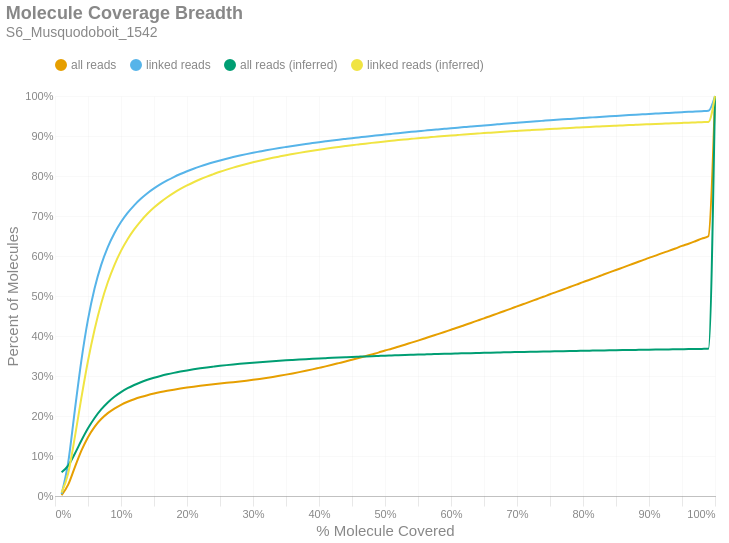

Notebook source saved alongside this figure:
### Markdown cell above
### Molecule Read Coverage
This chart shows molecule coverage breadth as computed by the number of bases aligned to that molecule. In other words, "*how much of each unique long molecule is actually sequenced/aligned?*" Keep in mind there is a distinction between sequences and alignments, since some sequences belonging to a particular molecule may not align well and wouldn't appear in the alignment data. This chart also shows molecule coverage breadth as computed by the *inferred fragment* from which the aligned sequences originate. Unlike read coverage, this calculation takes into account the total insert size, including unsequenced gaps between the forward and reverse reads. Like the previous figures, these are cumulative percents.

### Code cell
if SKIPLR:
    print_html(f"Skipped")
else:
    binned_df = consolidated_hist(valids['coverage_bp'], mask, 0.01, True)
    binned_df_inf = consolidated_hist(valids['coverage_inserts'], mask, 0.01, True)
    binned_df = binned_df.with_columns(pl.lit(binned_df_inf['all reads (cumsum)']).alias('all reads (inferred)'))
    binned_df = binned_df.with_columns(pl.lit(binned_df_inf['linked reads (cumsum)']).alias('linked reads (inferred)'))
    binned_df = binned_df.with_columns(
        (pl.col('bin').cast(pl.Float64) + 0.01).alias('right_edge')
    )

    with SafeRender(binned_df):
        (
            density_plot(binned_df, 'Molecule Coverage Breadth', samplename, 'molcov', ['all reads (inferred)','linked reads (inferred)'])
            .encode(
                #x=alt.X('bin:Q', title="% Molecule Covered").axis(format = '%').scale(padding=0),
                x=alt.X('right_edge:Q', title="% Molecule Covered").axis(format='%').scale(padding=0),
                y=alt.Y('value:Q', title='Percent of Molecules')
                    .axis(format='%')
                    .stack(False)
                    .scale(domainMin=0, padding=0),
                color=alt.Color("key:N").scale(domain = ["all reads", "linked reads", "all reads (inferred)", "linked reads (inferred)"]),
                tooltip = [
                    alt.Tooltip("key:N", title = "Data Type"),
                    alt.Tooltip("range_label:N", title="% Molecule Covered"),
                    alt.Tooltip("value:Q", format = ".2%", title="% Molecules")
                ]
            )
        ).display()

### Figure 1 — Vega-Lite specification as saved in the notebook (floating-point values rounded to 4 significant figures)
{"width": "container", "height": 400, "config": {"title": {"anchor": "start", "dy": -15, "fontSize": 18, "color": "#888888", "subtitleColor": "#888888", "subtitleFontSize": 14}, "arc": {"fill": "#0072B2"}, "axis": {"domainColor": "#888888", "domainWidth": 0.5, "gridWidth": 0.2, "grid": false, "titleFontWeight": 400, "titleFontSize": 15, "labelFontSize": 11, "labelColor": "#888888", "tickColor": "#888888", "tickWidth": 0.2, "titleColor": "#888888"}, "axisBand": {"grid": false}, "axisX": {"grid": true, "tickSize": 10, "domainCap": "round"}, "axisY": {"domain": false, "grid": true, "tickSize": 0, "domainCap": "round"}, "background": "transparent", "header": {"labelFontSize": 15, "labelColor": "#888888", "titleFontSize": 15, "titleFontWeight": 600, "titleColor": "#888888"}, "legend": {"labelFont": "sans-serif", "labelFontSize": 12, "labelColor": "#888888", "symbolSize": 100, "symbolType": "circle", "titleFontSize": 12, "titlePadding": 10, "titleColor": "#888888", "title": null, "orient": "top"}, "range": {"category": ["#E69F00", "#56B4E9", "#009E73", "#F0E442", "#0072B2", "#D55E00", "#CC79A7", "#000000"], "diverging": ["#cfe8f3", "#a2d4ec", "#73bfe2", "#46abdb", "#1696d2", "#12719e"]}, "area": {"fill": "#0072B2", "fillOpacity": 0.7, "line": true, "strokeOpacity": 0.7}, "line": {"color": "#0072B2", "stroke": "#0072B2", "strokeWidth": 2}, "trail": {"color": "#0072B2", "stroke": "#0072B2", "strokeWidth": 0, "size": 1}, "point": {"filled": true, "fillOpacity": 1.0, "size": 95}, "text": {"color": "#888888", "fontSize": 11, "align": "right", "fontWeight": 400, "size": 11}, "bar": {"fill": "#0072B2", "stroke": null}, "view": {"stroke": null, "continuousWidth": 660, "continuousHeight": 400}}, "data": {"name": "data-d92e855524b83325aaf13bb131a9eb74"}, "mark": {"type": "line", "interpolate": "monotone", "point": {"opacity": 0, "size": 275}}, "encoding": {"color": {"field": "key", "scale": {"domain": ["all reads", "linked reads", "all reads (inferred)", "linked reads (inferred)"]}, "type": "nominal"}, "tooltip": [{"field": "key", "title": "Data Type", "type": "nominal"}, {"field": "range_label", "title": "% Molecule Covered", "type": "nominal"}, {"field": "value", "format": ".2%", "title": "% Molecules", "type": "quantitative"}], "x": {"axis": {"format": "%"}, "field": "right_edge", "scale": {"padding": 0}, "title": "% Molecule Covered", "type": "quantitative"}, "y": {"axis": {"format": "%"}, "field": "value", "scale": {"domainMin": 0, "padding": 0}, "stack": false, "title": "Percent of Molecules", "type": "quantitative"}}, "params": [{"name": "param_c36ac31b6afebe62", "select": {"type": "point", "fields": ["key"]}, "bind": "legend"}], "title": {"text": "Molecule Coverage Breadth", "subtitle": "S6_Musquodoboit_1542"}, "transform": [{"fold": ["all reads (cumsum)", "linked reads (cumsum)", "all reads (inferred)", "linked reads (inferred)"]}, {"calculate": "replace(datum.key, ' (cumsum)', '')", "as": "key"}, {"filter": {"param": "param_c36ac31b6afebe62"}}], "usermeta": {"embedOptions": {"downloadFileName": "S6_Musquodoboit_1542.molcov"}}, "$schema": "https://vega.github.io/schema/vega-lite/v6.1.0.json", "datasets": {"data-d92e855524b83325aaf13bb131a9eb74": [{"bin": "0.0", "interval": "0.0-0.01", "all reads": 0.001869, "linked reads": 0.004857, "all reads (cumsum)": 0.001869, "linked reads (cumsum)": 0.004857, "range_label": "0.0-0.01", "all reads (inferred)": 0.05933, "linked reads (inferred)": 0.008634, "right_edge": 0.01}, {"bin": "0.01", "interval": "0.01-0.02", "all reads": 0.02661, "linked reads": 0.07888, "all reads (cumsum)": 0.02848, "linked reads (cumsum)": 0.08374, "range_label": "0.01-0.02", "all reads (inferred)": 0.0759, "linked reads (inferred)": 0.05703, "right_edge": 0.02}, {"bin": "0.02", "interval": "0.02-0.03", "all reads": 0.04321, "linked reads": 0.13, "all reads (cumsum)": 0.07169, "linked reads (cumsum)": 0.2137, "range_label": "0.02-0.03", "all reads (inferred)": 0.1057, "linked reads (inferred)": 0.1465, "right_edge": 0.03}, {"bin": "0.03", "interval": "0.03-0.04", "all reads": 0.04157, "linked reads": 0.1255, "all reads (cumsum)": 0.1133, "linked reads (cumsum)": 0.3392, "range_label": "0.03-0.04", "all reads (inferred)": 0.1386, "linked reads (inferred)": 0.2458, "right_edge": 0.04}, {"bin": "0.04", "interval": "0.04-0.05", "all reads": 0.03385, "linked reads": 0.1023, "all reads (cumsum)": 0.1471, "linked reads (cumsum)": 0.4415, "range_label": "0.04-0.05", "all reads (inferred)": 0.1691, "linked reads (inferred)": 0.3382, "right_edge": 0.05}, {"bin": "0.05", "interval": "0.05-0.06", "all reads": 0.02581, "linked reads": 0.07788, "all reads (cumsum)": 0.1729, "linked reads (cumsum)": 0.5194, "range_label": "0.05-0.06", "all reads (inferred)": 0.1949, "linked reads (inferred)": 0.4164, "right_edge": 0.06}, {"bin": "0.06", "interval": "0.06-0.07", "all reads": 0.01941, "linked reads": 0.05851, "all reads (cumsum)": 0.1923, "linked reads (cumsum)": 0.5779, "range_label": "0.06-0.07", "all reads (inferred)": 0.2164, "linked reads (inferred)": 0.4813, "right_edge": 0.07}, {"bin": "0.07", "interval": "0.07-0.08", "all reads": 0.01479, "linked reads": 0.0445, "all reads (cumsum)": 0.2071, "linked reads (cumsum)": 0.6224, "range_label": "0.07-0.08", "all reads (inferred)": 0.2338, "linked reads (inferred)": 0.5343, "right_edge": 0.08}, {"bin": "0.08", "interval": "0.08-0.09", "all reads": 0.01154, "linked reads": 0.0347, "all reads (cumsum)": 0.2187, "linked reads (cumsum)": 0.6571, "range_label": "0.08-0.09", "all reads (inferred)": 0.2481, "linked reads (inferred)": 0.5773, "right_edge": 0.09}, {"bin": "0.09", "interval": "0.09-0.1", "all reads": 0.009264, "linked reads": 0.02777, "all reads (cumsum)": 0.2279, "linked reads (cumsum)": 0.6849, "range_label": "0.09-0.1", "all reads (inferred)": 0.2598, "linked reads (inferred)": 0.6128, "right_edge": 0.1}, {"bin": "0.1", "interval": "0.1-0.11", "all reads": 0.007611, "linked reads": 0.02279, "all reads (cumsum)": 0.2355, "linked reads (cumsum)": 0.7077, "range_label": "0.1-0.11", "all reads (inferred)": 0.2694, "linked reads (inferred)": 0.6419, "right_edge": 0.11}, {"bin": "0.11", "interval": "0.11-0.12", "all reads": 0.006382, "linked reads": 0.01905, "all reads (cumsum)": 0.2419, "linked reads (cumsum)": 0.7267, "range_label": "0.11-0.12", "all reads (inferred)": 0.2775, "linked reads (inferred)": 0.6665, "right_edge": 0.12}, {"bin": "0.12", "interval": "0.12-0.13", "all reads": 0.005443, "linked reads": 0.01623, "all reads (cumsum)": 0.2474, "linked reads (cumsum)": 0.7429, "range_label": "0.12-0.13", "all reads (inferred)": 0.2845, "linked reads (inferred)": 0.6874, "right_edge": 0.13}, {"bin": "0.13", "interval": "0.13-0.14", "all reads": 0.004689, "linked reads": 0.01393, "all reads (cumsum)": 0.252, "linked reads (cumsum)": 0.7569, "range_label": "0.13-0.14", "all reads (inferred)": 0.2905, "linked reads (inferred)": 0.7055, "right_edge": 0.14}, {"bin": "0.14", "interval": "0.14-0.15", "all reads": 0.004096, "linked reads": 0.0121, "all reads (cumsum)": 0.2561, "linked reads (cumsum)": 0.769, "range_label": "0.14-0.15", "all reads (inferred)": 0.2957, "linked reads (inferred)": 0.7212, "right_edge": 0.15}, {"bin": "0.15", "interval": "0.15-0.16", "all reads": 0.003614, "linked reads": 0.01064, "all reads (cumsum)": 0.2598, "linked reads (cumsum)": 0.7796, "range_label": "0.15-0.16", "all reads (inferred)": 0.3002, "linked reads (inferred)": 0.7348, "right_edge": 0.16}, {"bin": "0.16", "interval": "0.16-0.17", "all reads": 0.003198, "linked reads": 0.009322, "all reads (cumsum)": 0.263, "linked reads (cumsum)": 0.7889, "range_label": "0.16-0.17", "all reads (inferred)": 0.3042, "linked reads (inferred)": 0.7469, "right_edge": 0.17}, {"bin": "0.17", "interval": "0.17-0.18", "all reads": 0.00293, "linked reads": 0.008485, "all reads (cumsum)": 0.2659, "linked reads (cumsum)": 0.7974, "range_label": "0.17-0.18", "all reads (inferred)": 0.3078, "linked reads (inferred)": 0.7578, "right_edge": 0.18}, {"bin": "0.18", "interval": "0.18-0.19", "all reads": 0.002653, "linked reads": 0.007582, "all reads (cumsum)": 0.2685, "linked reads (cumsum)": 0.805, "range_label": "0.18-0.19", "all reads (inferred)": 0.3111, "linked reads (inferred)": 0.7675, "right_edge": 0.19}, {"bin": "0.19", "interval": "0.19-0.2", "all reads": 0.002451, "linked reads": 0.006909, "all reads (cumsum)": 0.271, "linked reads (cumsum)": 0.8119, "range_label": "0.19-0.2", "all reads (inferred)": 0.314, "linked reads (inferred)": 0.7764, "right_edge": 0.2}, {"bin": "0.2", "interval": "0.2-0.21", "all reads": 0.002271, "linked reads": 0.00633, "all reads (cumsum)": 0.2733, "linked reads (cumsum)": 0.8182, "range_label": "0.2-0.21", "all reads (inferred)": 0.3167, "linked reads (inferred)": 0.7844, "right_edge": 0.21}, {"bin": "0.21", "interval": "0.21-0.22", "all reads": 0.00211, "linked reads": 0.005745, "all reads (cumsum)": 0.2754, "linked reads (cumsum)": 0.824, "range_label": "0.21-0.22", "all reads (inferred)": 0.3191, "linked reads (inferred)": 0.7918, "right_edge": 0.22}, {"bin": "0.22", "interval": "0.22-0.23", "all reads": 0.002004, "linked reads": 0.00538, "all reads (cumsum)": 0.2774, "linked reads (cumsum)": 0.8293, "range_label": "0.22-0.23", "all reads (inferred)": 0.3214, "linked reads (inferred)": 0.7985, "right_edge": 0.23}, {"bin": "0.23", "interval": "0.23-0.24", "all reads": 0.001883, "linked reads": 0.004941, "all reads (cumsum)": 0.2793, "linked reads (cumsum)": 0.8343, "range_label": "0.23-0.24", "all reads (inferred)": 0.3234, "linked reads (inferred)": 0.8047, "right_edge": 0.24}, {"bin": "0.24", "interval": "0.24-0.25", "all reads": 0.001818, "linked reads": 0.00462, "all reads (cumsum)": 0.2811, "linked reads (cumsum)": 0.8389, "range_label": "0.24-0.25", "all reads (inferred)": 0.3254, "linked reads (inferred)": 0.8107, "right_edge": 0.25}, {"bin": "0.25", "interval": "0.25-0.26", "all reads": 0.001757, "linked reads": 0.004339, "all reads (cumsum)": 0.2828, "linked reads (cumsum)": 0.8432, "range_label": "0.25-0.26", "all reads (inferred)": 0.3272, "linked reads (inferred)": 0.816, "right_edge": 0.26}, {"bin": "0.26", "interval": "0.26-0.27", "all reads": 0.001721, "linked reads": 0.004015, "all reads (cumsum)": 0.2846, "linked reads (cumsum)": 0.8473, "range_label": "0.26-0.27", "all reads (inferred)": 0.3289, "linked reads (inferred)": 0.821, "right_edge": 0.27}, {"bin": "0.27", "interval": "0.27-0.28", "all reads": 0.001805, "linked reads": 0.003807, "all reads (cumsum)": 0.2864, "linked reads (cumsum)": 0.8511, "range_label": "0.27-0.28", "all reads (inferred)": 0.3304, "linked reads (inferred)": 0.8256, "right_edge": 0.28}, {"bin": "0.28", "interval": "0.28-0.29", "all reads": 0.00195, "linked reads": 0.003628, "all reads (cumsum)": 0.2883, "linked reads (cumsum)": 0.8547, "range_label": "0.28-0.29", "all reads (inferred)": 0.3319, "linked reads (inferred)": 0.83, "right_edge": 0.29}, {"bin": "0.29", "interval": "0.29-0.3", "all reads": 0.002106, "linked reads": 0.003359, "all reads (cumsum)": 0.2904, "linked reads (cumsum)": 0.8581, "range_label": "0.29-0.3", "all reads (inferred)": 0.3333, "linked reads (inferred)": 0.8342, "right_edge": 0.3}, {"bin": "0.3", "interval": "0.3-0.31", "all reads": 0.002242, "linked reads": 0.003135, "all reads (cumsum)": 0.2927, "linked reads (cumsum)": 0.8612, "range_label": "0.3-0.31", "all reads (inferred)": 0.3346, "linked reads (inferred)": 0.8381, "right_edge": 0.31}, {"bin": "0.31", "interval": "0.31-0.32", "all reads": 0.002461, "linked reads": 0.003108, "all reads (cumsum)": 0.2951, "linked reads (cumsum)": 0.8643, "range_label": "0.31-0.32", "all reads (inferred)": 0.3358, "linked reads (inferred)": 0.8418, "right_edge": 0.32}, {"bin": "0.32", "interval": "0.32-0.33", "all reads": 0.002641, "linked reads": 0.002915, "all reads (cumsum)": 0.2978, "linked reads (cumsum)": 0.8672, "range_label": "0.32-0.33", "all reads (inferred)": 0.337, "linked reads (inferred)": 0.8454, "right_edge": 0.33}, {"bin": "0.33", "interval": "0.33-0.34", "all reads": 0.002761, "linked reads": 0.002763, "all reads (cumsum)": 0.3005, "linked reads (cumsum)": 0.87, "range_label": "0.33-0.34", "all reads (inferred)": 0.3381, "linked reads (inferred)": 0.8487, "right_edge": 0.34}, {"bin": "0.34", "interval": "0.34-0.35", "all reads": 0.002901, "linked reads": 0.002618, "all reads (cumsum)": 0.3034, "linked reads (cumsum)": 0.8726, "range_label": "0.34-0.35", "all reads (inferred)": 0.3392, "linked reads (inferred)": 0.852, "right_edge": 0.35}, {"bin": "0.35", "interval": "0.35-0.36", "all reads": 0.003081, "linked reads": 0.002567, "all reads (cumsum)": 0.3065, "linked reads (cumsum)": 0.8752, "range_label": "0.35-0.36", "all reads (inferred)": 0.3402, "linked reads (inferred)": 0.8549, "right_edge": 0.36}, {"bin": "0.36", "interval": "0.36-0.37", "all reads": 0.00321, "linked reads": 0.002462, "all reads (cumsum)": 0.3097, "linked reads (cumsum)": 0.8776, "range_label": "0.36-0.37", "all reads (inferred)": 0.3412, "linked reads (inferred)": 0.8578, "right_edge": 0.37}, {"bin": "0.37", "interval": "0.37-0.38", "all reads": 0.003382, "linked reads": 0.002355, "all reads (cumsum)": 0.3131, "linked reads (cumsum)": 0.88, "range_label": "0.37-0.38", "all reads (inferred)": 0.3421, "linked reads (inferred)": 0.8606, "right_edge": 0.38}, {"bin": "0.38", "interval": "0.38-0.39", "all reads": 0.003525, "linked reads": 0.002259, "all reads (cumsum)": 0.3166, "linked reads (cumsum)": 0.8822, "range_label": "0.38-0.39", "all reads (inferred)": 0.343, "linked reads (inferred)": 0.8632, "right_edge": 0.39}, {"bin": "0.39", "interval": "0.39-0.4", "all reads": 0.00373, "linked reads": 0.002282, "all reads (cumsum)": 0.3203, "linked reads (cumsum)": 0.8845, "range_label": "0.39-0.4", "all reads (inferred)": 0.3439, "linked reads (inferred)": 0.8658, "right_edge": 0.4}, {"bin": "0.4", "interval": "0.4-0.41", "all reads": 0.003757, "linked reads": 0.002143, "all reads (cumsum)": 0.3241, "linked reads (cumsum)": 0.8867, "range_label": "0.4-0.41", "all reads (inferred)": 0.3447, "linked reads (inferred)": 0.8682, "right_edge": 0.41}, {"bin": "0.41", "interval": "0.41-0.42", "all reads": 0.003962, "linked reads": 0.002108, "all reads (cumsum)": 0.3281, "linked reads (cumsum)": 0.8888, "range_label": "0.41-0.42", "all reads (inferred)": 0.3455, "linked reads (inferred)": 0.8705, "right_edge": 0.42}, {"bin": "0.42", "interval": "0.42-0.43", "all reads": 0.004101, "linked reads": 0.002035, "all reads (cumsum)": 0.3322, "linked reads (cumsum)": 0.8908, "range_label": "0.42-0.43", "all reads (inferred)": 0.3462, "linked reads (inferred)": 0.8727, "right_edge": 0.43}, {"bin": "0.43", "interval": "0.43-0.44", "all reads": 0.004121, "linked reads": 0.001939, "all reads (cumsum)": 0.3363, "linked reads (cumsum)": 0.8927, "range_label": "0.43-0.44", "all reads (inferred)": 0.3469, "linked reads (inferred)": 0.8749, "right_edge": 0.44}, {"bin": "0.44", "interval": "0.44-0.45", "all reads": 0.004297, "linked reads": 0.001921, "all reads (cumsum)": 0.3406, "linked reads (cumsum)": 0.8947, "range_label": "0.44-0.45", "all reads (inferred)": 0.3476, "linked reads (inferred)": 0.877, "right_edge": 0.45}, {"bin": "0.45", "interval": "0.45-0.46", "all reads": 0.00435, "linked reads": 0.001835, "all reads (cumsum)": 0.3449, "linked reads (cumsum)": 0.8965, "range_label": "0.45-0.46", "all reads (inferred)": 0.3483, "linked reads (inferred)": 0.879, "right_edge": 0.46}, {"bin": "0.46", "interval": "0.46-0.47", "all reads": 0.004453, "linked reads": 0.001885, "all reads (cumsum)": 0.3494, "linked reads (cumsum)": 0.8984, "range_label": "0.46-0.47", "all reads (inferred)": 0.349, "linked reads (inferred)": 0.8809, "right_edge": 0.47}, {"bin": "0.47", "interval": "0.47-0.48", "all reads": 0.004621, "linked reads": 0.001797, "all reads (cumsum)": 0.354, "linked reads (cumsum)": 0.9002, "range_label": "0.47-0.48", "all reads (inferred)": 0.3496, "linked reads (inferred)": 0.8828, "right_edge": 0.48}, {"bin": "0.48", "interval": "0.48-0.49", "all reads": 0.004484, "linked reads": 0.001688, "all reads (cumsum)": 0.3585, "linked reads (cumsum)": 0.9019, "range_label": "0.48-0.49", "all reads (inferred)": 0.3502, "linked reads (inferred)": 0.8846, "right_edge": 0.49}, {"bin": "0.49", "interval": "0.49-0.5", "all reads": 0.005143, "linked reads": 0.001754, "all reads (cumsum)": 0.3636, "linked reads (cumsum)": 0.9036, "range_label": "0.49-0.5", "all reads (inferred)": 0.3509, "linked reads (inferred)": 0.8865, "right_edge": 0.5}, {"bin": "0.5", "interval": "0.5-0.51", "all reads": 0.004523, "linked reads": 0.001683, "all reads (cumsum)": 0.3682, "linked reads (cumsum)": 0.9053, "range_label": "0.5-0.51", "all reads (inferred)": 0.3514, "linked reads (inferred)": 0.8881, "right_edge": 0.51}, {"bin": "0.51", "interval": "0.51-0.52", "all reads": 0.005123, "linked reads": 0.001648, "all reads (cumsum)": 0.3733, "linked reads (cumsum)": 0.907, "range_label": "0.51-0.52", "all reads (inferred)": 0.352, "linked reads (inferred)": 0.8897, "right_edge": 0.52}, {"bin": "0.52", "interval": "0.52-0.53", "all reads": 0.005042, "linked reads": 0.001693, "all reads (cumsum)": 0.3783, "linked reads (cumsum)": 0.9087, "range_label": "0.52-0.53", "all reads (inferred)": 0.3525, "linked reads (inferred)": 0.8913, "right_edge": 0.53}, {"bin": "0.53", "interval": "0.53-0.54", "all reads": 0.005133, "linked reads": 0.001693, "all reads (cumsum)": 0.3835, "linked reads (cumsum)": 0.9103, "range_label": "0.53-0.54", "all reads (inferred)": 0.353, "linked reads (inferred)": 0.8928, "right_edge": 0.54}, {"bin": "0.54", "interval": "0.54-0.55", "all reads": 0.005089, "linked reads": 0.001557, "all reads (cumsum)": 0.3885, "linked reads (cumsum)": 0.9119, "range_label": "0.54-0.55", "all reads (inferred)": 0.3536, "linked reads (inferred)": 0.8944, "right_edge": 0.55}, {"bin": "0.55", "interval": "0.55-0.56", "all reads": 0.005338, "linked reads": 0.001542, "all reads (cumsum)": 0.3939, "linked reads (cumsum)": 0.9134, "range_label": "0.55-0.56", "all reads (inferred)": 0.3541, "linked reads (inferred)": 0.8958, "right_edge": 0.56}, {"bin": "0.56", "interval": "0.56-0.57", "all reads": 0.005428, "linked reads": 0.001568, "all reads (cumsum)": 0.3993, "linked reads (cumsum)": 0.915, "range_label": "0.56-0.57", "all reads (inferred)": 0.3545, "linked reads (inferred)": 0.8972, "right_edge": 0.57}, {"bin": "0.57", "interval": "0.57-0.58", "all reads": 0.00536, "linked reads": 0.001487, "all reads (cumsum)": 0.4047, "linked reads (cumsum)": 0.9165, "range_label": "0.57-0.58", "all reads (inferred)": 0.355, "linked reads (inferred)": 0.8986, "right_edge": 0.58}, {"bin": "0.58", "interval": "0.58-0.59", "all reads": 0.005453, "linked reads": 0.001475, "all reads (cumsum)": 0.4101, "linked reads (cumsum)": 0.918, "range_label": "0.58-0.59", "all reads (inferred)": 0.3555, "linked reads (inferred)": 0.8999, "right_edge": 0.59}, {"bin": "0.59", "interval": "0.59-0.6", "all reads": 0.005644, "linked reads": 0.001469, "all reads (cumsum)": 0.4158, "linked reads (cumsum)": 0.9194, "range_label": "0.59-0.6", "all reads (inferred)": 0.3559, "linked reads (inferred)": 0.9012, "right_edge": 0.6}, {"bin": "0.6", "interval": "0.6-0.61", "all reads": 0.005445, "linked reads": 0.001388, "all reads (cumsum)": 0.4212, "linked reads (cumsum)": 0.9208, "range_label": "0.6-0.61", "all reads (inferred)": 0.3563, "linked reads (inferred)": 0.9025, "right_edge": 0.61}, {"bin": "0.61", "interval": "0.61-0.62", "all reads": 0.005804, "linked reads": 0.00143, "all reads (cumsum)": 0.427, "linked reads (cumsum)": 0.9223, "range_label": "0.61-0.62", "all reads (inferred)": 0.3568, "linked reads (inferred)": 0.9037, "right_edge": 0.62}, {"bin": "0.62", "interval": "0.62-0.63", "all reads": 0.005648, "linked reads": 0.001426, "all reads (cumsum)": 0.4327, "linked reads (cumsum)": 0.9237, "range_label": "0.62-0.63", "all reads (inferred)": 0.3572, "linked reads (inferred)": 0.9049, "right_edge": 0.63}, {"bin": "0.63", "interval": "0.63-0.64", "all reads": 0.005757, "linked reads": 0.001402, "all reads (cumsum)": 0.4384, "linked reads (cumsum)": 0.9251, "range_label": "0.63-0.64", "all reads (inferred)": 0.3576, "linked reads (inferred)": 0.9061, "right_edge": 0.64}, {"bin": "0.64", "interval": "0.64-0.65", "all reads": 0.005699, "linked reads": 0.001341, "all reads (cumsum)": 0.4441, "linked reads (cumsum)": 0.9264, "range_label": "0.64-0.65", "all reads (inferred)": 0.358, "linked reads (inferred)": 0.9073, "right_edge": 0.65}, {"bin": "0.65", "interval": "0.65-0.66", "all reads": 0.006033, "linked reads": 0.001364, "all reads (cumsum)": 0.4502, "linked reads (cumsum)": 0.9278, "range_label": "0.65-0.66", "all reads (inferred)": 0.3584, "linked reads (inferred)": 0.9083, "right_edge": 0.66}, {"bin": "0.66", "interval": "0.66-0.67", "all reads": 0.005822, "linked reads": 0.001345, "all reads (cumsum)": 0.456, "linked reads (cumsum)": 0.9291, "range_label": "0.66-0.67", "all reads (inferred)": 0.3587, "linked reads (inferred)": 0.9094, "right_edge": 0.67}, {"bin": "0.67", "interval": "0.67-0.68", "all reads": 0.006002, "linked reads": 0.001341, "all reads (cumsum)": 0.462, "linked reads (cumsum)": 0.9305, "range_label": "0.67-0.68", "all reads (inferred)": 0.3591, "linked reads (inferred)": 0.9106, "right_edge": 0.68}, {"bin": "0.68", "interval": "0.68-0.69", "all reads": 0.005897, "linked reads": 0.001314, "all reads (cumsum)": 0.4679, "linked reads (cumsum)": 0.9318, "range_label": "0.68-0.69", "all reads (inferred)": 0.3595, "linked reads (inferred)": 0.9116, "right_edge": 0.69}, {"bin": "0.69", "interval": "0.69-0.7", "all reads": 0.006076, "linked reads": 0.001295, "all reads (cumsum)": 0.474, "linked reads (cumsum)": 0.9331, "range_label": "0.69-0.7", "all reads (inferred)": 0.3599, "linked reads (inferred)": 0.9126, "right_edge": 0.7}, {"bin": "0.7", "interval": "0.7-0.71", "all reads": 0.005955, "linked reads": 0.001268, "all reads (cumsum)": 0.4799, "linked reads (cumsum)": 0.9344, "range_label": "0.7-0.71", "all reads (inferred)": 0.3602, "linked reads (inferred)": 0.9137, "right_edge": 0.71}, {"bin": "0.71", "interval": "0.71-0.72", "all reads": 0.005991, "linked reads": 0.001315, "all reads (cumsum)": 0.4859, "linked reads (cumsum)": 0.9357, "range_label": "0.71-0.72", "all reads (inferred)": 0.3605, "linked reads (inferred)": 0.9146, "right_edge": 0.72}, {"bin": "0.72", "interval": "0.72-0.73", "all reads": 0.006116, "linked reads": 0.001229, "all reads (cumsum)": 0.492, "linked reads (cumsum)": 0.9369, "range_label": "0.72-0.73", "all reads (inferred)": 0.3609, "linked reads (inferred)": 0.9156, "right_edge": 0.73}, {"bin": "0.73", "interval": "0.73-0.74", "all reads": 0.005993, "linked reads": 0.001198, "all reads (cumsum)": 0.498, "linked reads (cumsum)": 0.9381, "range_label": "0.73-0.74", "all reads (inferred)": 0.3612, "linked reads (inferred)": 0.9165, "right_edge": 0.74}, {"bin": "0.74", "interval": "0.74-0.75", "all reads": 0.006318, "linked reads": 0.001197, "all reads (cumsum)": 0.5043, "linked reads (cumsum)": 0.9393, "range_label": "0.74-0.75", "all reads (inferred)": 0.3615, "linked reads (inferred)": 0.9175, "right_edge": 0.75}, {"bin": "0.75", "interval": "0.75-0.76", "all reads": 0.005928, "linked reads": 0.001143, "all reads (cumsum)": 0.5103, "linked reads (cumsum)": 0.9404, "range_label": "0.75-0.76", "all reads (inferred)": 0.3619, "linked reads (inferred)": 0.9184, "right_edge": 0.76}, {"bin": "0.76", "interval": "0.76-0.77", "all reads": 0.006068, "linked reads": 0.00118, "all reads (cumsum)": 0.5163, "linked reads (cumsum)": 0.9416, "range_label": "0.76-0.77", "all reads (inferred)": 0.3622, "linked reads (inferred)": 0.9193, "right_edge": 0.77}, {"bin": "0.77", "interval": "0.77-0.78", "all reads": 0.00608, "linked reads": 0.001143, "all reads (cumsum)": 0.5224, "linked reads (cumsum)": 0.9428, "range_label": "0.77-0.78", "all reads (inferred)": 0.3625, "linked reads (inferred)": 0.9201, "right_edge": 0.78}, {"bin": "0.78", "interval": "0.78-0.79", "all reads": 0.006059, "linked reads": 0.001134, "all reads (cumsum)": 0.5285, "linked reads (cumsum)": 0.9439, "range_label": "0.78-0.79", "all reads (inferred)": 0.3628, "linked reads (inferred)": 0.921, "right_edge": 0.79}, {"bin": "0.79", "interval": "0.79-0.8", "all reads": 0.006335, "linked reads": 0.00114, "all reads (cumsum)": 0.5348, "linked reads (cumsum)": 0.945, "range_label": "0.79-0.8", "all reads (inferred)": 0.3631, "linked reads (inferred)": 0.9219, "right_edge": 0.8}, {"bin": "0.8", "interval": "0.8-0.81", "all reads": 0.005851, "linked reads": 0.001039, "all reads (cumsum)": 0.5406, "linked reads (cumsum)": 0.9461, "range_label": "0.8-0.81", "all reads (inferred)": 0.3634, "linked reads (inferred)": 0.9227, "right_edge": 0.81}, {"bin": "0.81", "interval": "0.81-0.82", "all reads": 0.006063, "linked reads": 0.001072, "all reads (cumsum)": 0.5467, "linked reads (cumsum)": 0.9471, "range_label": "0.81-0.82", "all reads (inferred)": 0.3636, "linked reads (inferred)": 0.9235, "right_edge": 0.82}, {"bin": "0.82", "interval": "0.82-0.83", "all reads": 0.006222, "linked reads": 0.001012, "all reads (cumsum)": 0.5529, "linked reads (cumsum)": 0.9482, "range_label": "0.82-0.83", "all reads (inferred)": 0.3639, "linked reads (inferred)": 0.9243, "right_edge": 0.83}, {"bin": "0.83", "interval": "0.83-0.84", "all reads": 0.006124, "linked reads": 0.001074, "all reads (cumsum)": 0.5591, "linked reads (cumsum)": 0.9492, "range_label": "0.83-0.84", "all reads (inferred)": 0.3642, "linked reads (inferred)": 0.9251, "right_edge": 0.84}, {"bin": "0.84", "interval": "0.84-0.85", "all reads": 0.005921, "linked reads": 0.001035, "all reads (cumsum)": 0.565, "linked reads (cumsum)": 0.9503, "range_label": "0.84-0.85", "all reads (inferred)": 0.3645, "linked reads (inferred)": 0.9258, "right_edge": 0.85}, {"bin": "0.85", "interval": "0.85-0.86", "all reads": 0.006089, "linked reads": 0.00102, "all reads (cumsum)": 0.5711, "linked reads (cumsum)": 0.9513, "range_label": "0.85-0.86", "all reads (inferred)": 0.3647, "linked reads (inferred)": 0.9265, "right_edge": 0.86}, {"bin": "0.86", "interval": "0.86-0.87", "all reads": 0.005986, "linked reads": 0.0009982, "all reads (cumsum)": 0.577, "linked reads (cumsum)": 0.9523, "range_label": "0.86-0.87", "all reads (inferred)": 0.365, "linked reads (inferred)": 0.9273, "right_edge": 0.87}, {"bin": "0.87", "interval": "0.87-0.88", "all reads": 0.006089, "linked reads": 0.0009697, "all reads (cumsum)": 0.5831, "linked reads (cumsum)": 0.9533, "range_label": "0.87-0.88", "all reads (inferred)": 0.3653, "linked reads (inferred)": 0.928, "right_edge": 0.88}, {"bin": "0.88", "interval": "0.88-0.89", "all reads": 0.005952, "linked reads": 0.0009231, "all reads (cumsum)": 0.5891, "linked reads (cumsum)": 0.9542, "range_label": "0.88-0.89", "all reads (inferred)": 0.3655, "linked reads (inferred)": 0.9287, "right_edge": 0.89}, {"bin": "0.89", "interval": "0.89-0.9", "all reads": 0.006091, "linked reads": 0.0009464, "all reads (cumsum)": 0.5952, "linked reads (cumsum)": 0.9551, "range_label": "0.89-0.9", "all reads (inferred)": 0.3658, "linked reads (inferred)": 0.9294, "right_edge": 0.9}, {"bin": "0.9", "interval": "0.9-0.91", "all reads": 0.005675, "linked reads": 0.0008958, "all reads (cumsum)": 0.6009, "linked reads (cumsum)": 0.956, "range_label": "0.9-0.91", "all reads (inferred)": 0.366, "linked reads (inferred)": 0.9301, "right_edge": 0.91}, {"bin": "0.91", "interval": "0.91-0.92", "all reads": 0.006453, "linked reads": 0.0009305, "all reads (cumsum)": 0.6073, "linked reads (cumsum)": 0.957, "range_label": "0.91-0.92", "all reads (inferred)": 0.3663, "linked reads (inferred)": 0.9307, "right_edge": 0.92}, {"bin": "0.92", "interval": "0.92-0.93", "all reads": 0.005428, "linked reads": 0.0008566, "all reads (cumsum)": 0.6127, "linked reads (cumsum)": 0.9578, "range_label": "0.92-0.93", "all reads (inferred)": 0.3665, "linked reads (inferred)": 0.9314, "right_edge": 0.93}, {"bin": "0.93", "interval": "0.93-0.94", "all reads": 0.006023, "linked reads": 0.0008731, "all reads (cumsum)": 0.6188, "linked reads (cumsum)": 0.9587, "range_label": "0.93-0.94", "all reads (inferred)": 0.3667, "linked reads (inferred)": 0.9321, "right_edge": 0.94}, {"bin": "0.94", "interval": "0.94-0.95", "all reads": 0.006488, "linked reads": 0.0008645, "all reads (cumsum)": 0.6252, "linked reads (cumsum)": 0.9595, "range_label": "0.94-0.95", "all reads (inferred)": 0.367, "linked reads (inferred)": 0.9327, "right_edge": 0.95}, {"bin": "0.95", "interval": "0.95-0.96", "all reads": 0.005402, "linked reads": 0.0008668, "all reads (cumsum)": 0.6306, "linked reads (cumsum)": 0.9604, "range_label": "0.95-0.96", "all reads (inferred)": 0.3672, "linked reads (inferred)": 0.9334, "right_edge": 0.96}, {"bin": "0.96", "interval": "0.96-0.97", "all reads": 0.006249, "linked reads": 0.0008258, "all reads (cumsum)": 0.6369, "linked reads (cumsum)": 0.9612, "range_label": "0.96-0.97", "all reads (inferred)": 0.3675, "linked reads (inferred)": 0.934, "right_edge": 0.97}, {"bin": "0.97", "interval": "0.97-0.98", "all reads": 0.006538, "linked reads": 0.0008395, "all reads (cumsum)": 0.6434, "linked reads (cumsum)": 0.9621, "range_label": "0.97-0.98", "all reads (inferred)": 0.3678, "linked reads (inferred)": 0.9347, "right_edge": 0.98}, {"bin": "0.98", "interval": "0.98-0.99", "all reads": 0.006069, "linked reads": 0.0008412, "all reads (cumsum)": 0.6495, "linked reads (cumsum)": 0.9629, "range_label": "0.98-0.99", "all reads (inferred)": 0.368, "linked reads (inferred)": 0.9352, "right_edge": 0.99}, {"bin": "0.99", "interval": "0.99-1.0", "all reads": 0.3505, "linked reads": 0.03708, "all reads (cumsum)": 1.0, "linked reads (cumsum)": 1.0, "range_label": "0.99-1.0", "all reads (inferred)": 1.0, "linked reads (inferred)": 1.0, "right_edge": 1.0}]}}
